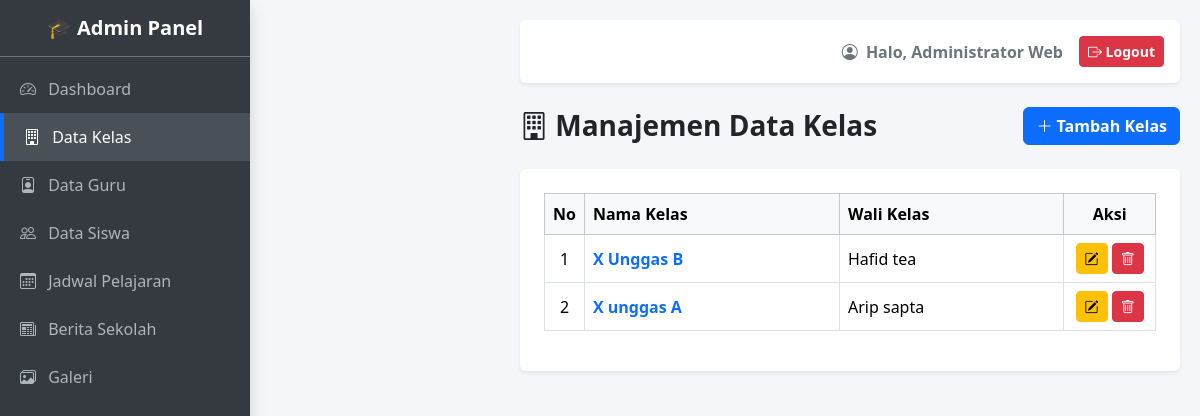
Page /admin/kelas.php (signed in) on the committed database.
### tables this page shows
CREATE TABLE `kelas` (
  `id` int NOT NULL,
  `nama_kelas` varchar(50) NOT NULL,
  `wali_kelas` varchar(100) NOT NULL
);

### admin/kelas.php (the view, shortened to what this page needs)
<?php
include 'includes/header.php';
?>
<div class="d-flex justify-content-between align-items-center mb-4">
    <h3 class="fw-bold mb-0 text-dark"><i class="bi bi-building"></i> Manajemen Data Kelas</h3>
    <button type="button" class="btn btn-primary fw-bold" data-bs-toggle="modal" data-bs-target="#modalTambah">
        <i class="bi bi-plus-lg"></i> Tambah Kelas
    </button>
</div>
<div class="card border-0 shadow-sm">
    <div class="card-body p-4">
        <div class="table-responsive">
            <table class="table table-hover table-bordered align-middle">
                <thead class="table-light">
                    <tr>
                        <th width="5%" class="text-center">No</th>
                        <th>Nama Kelas</th>
                        <th>Wali Kelas</th>
                        <th width="15%" class="text-center">Aksi</th>
                    </tr>
                </thead>
                <tbody>
                    <?php
                    $no = 1;
                    $query_tampil = mysqli_query($koneksi, "SELECT * FROM kelas ORDER BY nama_kelas ASC");
                    if (mysqli_num_rows($query_tampil) > 0) {
                        while ($data = mysqli_fetch_array($query_tampil)) {
                    ?>
                    <tr>
                        <td class="text-center"><?= $no++; ?></td>
                        <td class="fw-bold text-primary"><?= htmlspecialchars($data['nama_kelas']); ?></td>
                        <td><?= htmlspecialchars($data['wali_kelas']); ?></td>
                        <td class="text-center">
                            <button href="#" class="btn btn-warning btn-sm" data-bs-toggle="modal" data-bs-target="#modalEdit<?= $data['id']; ?>">
                                <i class="bi bi-pencil-square"></i>
                            </button>
                            <a href="kelas.php?hapus=<?= $data['id']; ?>" class="btn btn-danger btn-sm" onclick="return confirm('Yakin ingin menghapus kelas <?= $data['nama_kelas']; ?>? Data siswa yang terkait mungkin akan terpengaruh.')">
                                <i class="bi bi-trash"></i>
                            </a>
                        </td>
                    </tr>
                    <?php
                        }
                    } else {
                    ?>
                        <tr>
                            <td colspan="4" class="text-center text-muted py-4">Belum ada data kelas yang ditambahkan.</td>
                        </tr>
                    <?php } ?>
                </tbody>
            </table>
        </div>
    </div>
</div>
<?php
include 'includes/footer.php';
?>

### admin/includes/header.php (style rules this page uses)
body { min-height: 100vh; display: flex; flex-direction: column; background-color: #f4f6f9; }

### rows in the picture
kelas: nama_kelas "X Unggas B", wali_kelas "Hafid tea"
kelas: nama_kelas "X unggas A", wali_kelas "Arip sapta"

### other values in the picture
$_SESSION['nama_lengkap'] "Administrator Web"
